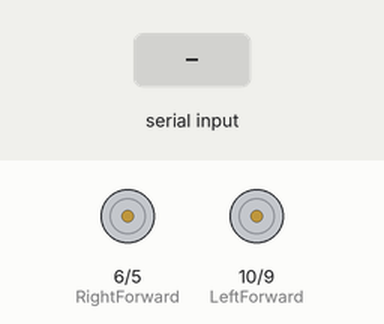
Simulated run of this sketch. Board: Arduino Uno, built with avr-gcc and run on an emulated ATmega328P. Parts: motor-driver pin pairs drawn as motors (green arrow = first pin HIGH = forward, orange = second pin HIGH = backward, longer = more drive). The test bench sets the inputs (shaded band). What the sketch prints to the serial monitor is not drawn.

Above: at 1.2 s.
1.3 s: "Right 1\n" received over Serial
At 2.5 s:
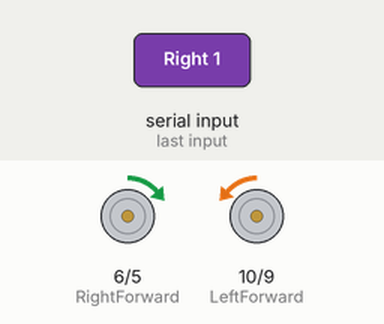
2.8 s: "Left 1\n" received over Serial
At 3.5 s:
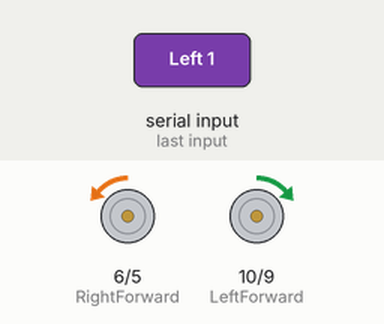
4.3 s: "Right 150\n" received over Serial
At 4.8 s:
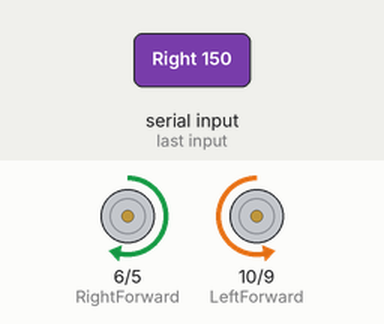
5.8 s: "Left 150\n" received over Serial
At 7.0 s:
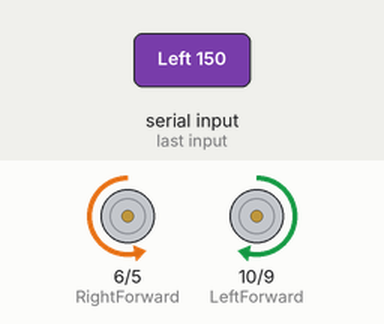
7.3 s: "Forward 1\n" received over Serial
At 8.5 s:
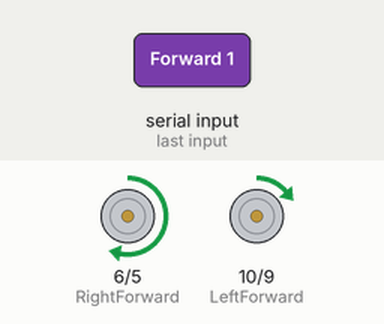
8.8 s: "Backward 1\n" received over Serial
At 9.7 s:
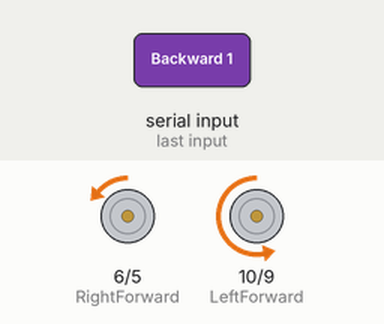
Timing chart, 0 to 11.3 s (numbered marks = the images above; inputs shaded):
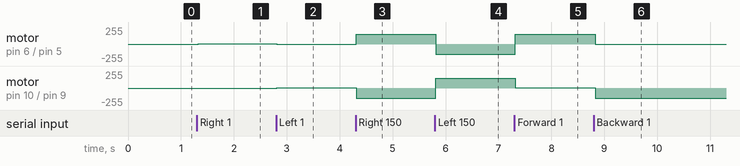

The sketch:

ArduinoControl.ino
```cpp
int echoPin = 8;
int trigPin = 7;
int RightForward = 6;
int RightBackward = 5;
int LeftForward = 10;
int LeftBackward = 9;
int TurnTime1 = 0;
int TurnTime2 = 0;
int TurnTime3 = 0;
int autodrive = 0;
int distanceEnabled = 0;
long duration, distance, averagedistance;

int nextAction = 1;

int closedistance = 20;

char inByte = 0;

//#include <SoftwareSerial.h>// import the serial library

//SoftwareSerial HC05(2, 4); // RX, TX

void setup() {
    Serial.begin(9600);
    pinMode(trigPin, OUTPUT);
    pinMode(echoPin, INPUT);
    pinMode(RightForward, OUTPUT);
    pinMode(LeftForward, OUTPUT);
    pinMode(RightBackward, OUTPUT);
    pinMode(LeftBackward, OUTPUT);


    }
void Move(int RightF, int RightB, int LeftF, int LeftB)
{
  digitalWrite(RightForward, 0);
  digitalWrite(LeftForward, 0);
  digitalWrite(RightBackward, 0);
  digitalWrite(LeftBackward, 0);
  //if (RightF > 0 and RightB > 0)
//{
 // return;
 // }
  if (LeftF > 0 and LeftB > 0)
  {
  return;
  }

  analogWrite(LeftForward, LeftF);
  analogWrite(RightForward, RightF);
  analogWrite(RightBackward, RightB);

  analogWrite(LeftBackward, LeftB);


}

void MoveFB(int Speed)
{
  if (Speed > 0)
  {
    Move(abs(Speed), 0, abs(Speed), 0);
  }
  if (Speed < 0)
  {
    Move(0, abs(Speed), 0, abs(Speed));
  }
  if (Speed == 0)
  {
    Move(0,0,0,0);
  }
}

void MoveLR(int Speed)
{
  if (Speed > 0)
  {
    Move(abs(Speed), 0, 0, abs(Speed));
  }
  if (Speed < 0)
  {
    Move(0, abs(Speed), abs(Speed), 0);
  }
}

void ToggleAutoDrive(int Auto)
{
  autodrive = Auto;
  Stop();
}
void ToggleDistanceEnabled(int DistanceEnabled)
{
  distanceEnabled = DistanceEnabled;
}

void Right(int Speed)
{
  Serial.print(distance);
  Serial.println(" R");
  MoveLR(Speed);
}
void Left(int Speed)
{
  Serial.print(distance);
  Serial.println(" L");
  MoveLR(-Speed);
}
void Forward(int Speed)
{
  Serial.print(distance);
  Serial.println(" F");
  MoveFB(Speed);
}
void Backward(int Speed)
{
  Serial.print(distance);
  Serial.println(" B");
  MoveFB(-Speed);
}
void Stop()
{
  Serial.print(distance);
  Serial.println(" S");
  MoveFB(0);
  MoveLR(0);
}
String command;

void parseCommand(String com)
        {
          String part1;
          String part2;

          part1 = com.substring(0, com.indexOf(" "));
          part2 = com.substring(com.indexOf(" ") +1);

          if(part1.equalsIgnoreCase("Right"))
          {
            Right(part2.toInt());
          }
          else if(part1.equalsIgnoreCase("Left"))
          {
            Left(part2.toInt());
          }
          else if(part1.equalsIgnoreCase("Forward"))
          {
            Forward(part2.toInt());
          }
          else if(part1.equalsIgnoreCase("Backward"))
          {
            Backward(part2.toInt());
          }
          else if(part1.equalsIgnoreCase("Stop"))
          {
            Stop();
          }
          else if(part1.equalsIgnoreCase("AutoDrive"))
          {
            ToggleAutoDrive(part2.toInt());
          }
          else if(part1.equalsIgnoreCase("DistanceEnabled"))
          {
            ToggleDistanceEnabled(part2.toInt());
          }
          else
          {
             Serial.println("Invalid CMD | " + part1);
          }


        }
int getAverageDistance(int trials)
{

         digitalWrite(trigPin, LOW);
         delayMicroseconds(2);
         digitalWrite(trigPin, HIGH);
         delayMicroseconds(10);
         digitalWrite(trigPin, LOW);
         duration = pulseIn(echoPin, HIGH);
         distance = duration*0.034/2;
         delay(200);
         return distance;

}


void loop() {

         LoopBeggining:
         //delay(200);

          if(Serial.available())
         {
          char c = Serial.read();

          if(c == '\n')
          {
            parseCommand(command);
            command = "";
          }
          else
          {
            command += c;
            goto LoopBeggining;
          }
         }


         if (distanceEnabled == 1)
         {

            distance = getAverageDistance(1);
            if (autodrive == 1)
            {
            if (distance <= closedistance )//if we are within 20 centimeters
            {
              switch(nextAction)
              {
                case 1: //1 = right

                   Right(255);
                   delay(200);
                   //Stop();
                   nextAction = 2;
                   goto LoopBeggining;
                 break;

                 case 2: // 2 = left

                   Left(255);
                   delay(400);
                   //Stop();
                   nextAction = 3;
                   goto LoopBeggining;
                 break;

                 case 3: // 3 = back

                    Right(255);
                   delay(200);
                  // Stop();
                  nextAction = 4;
                   goto LoopBeggining;
                break;
                 case 4:
                   Backward(255);
                   delay(500);
                   //Stop();
                   nextAction = 1;
                   goto LoopBeggining;
                 break;
              }
            }
            else
            {
              Forward(255);
            }


         }
         else
         {
         Serial.print(distance);
         Serial.println(" M");
         }

         }
         else
         {
         Serial.print("Disabled");
         Serial.println(" M");
          }
         }
```

Measured:
- after the input at 1.3 s, motor on pin 6 (RightForward) / pin 5 (RightBackward): stopped → forward 1/255 at once; motor on pin 10 (LeftForward) / pin 9 (LeftBackward): stopped → backward 1/255 at once
- after the input at 2.8 s, motor on pin 6 (RightForward) / pin 5 (RightBackward): forward 1/255 → backward 1/255 at once; motor on pin 10 (LeftForward) / pin 9 (LeftBackward): backward 1/255 → forward 1/255 at once
- after the input at 4.3 s, motor on pin 6 (RightForward) / pin 5 (RightBackward): backward 1/255 → forward 150/255 at once; motor on pin 10 (LeftForward) / pin 9 (LeftBackward): forward 1/255 → backward 150/255 at once
- after the input at 5.8 s, motor on pin 6 (RightForward) / pin 5 (RightBackward): forward 150/255 → backward 150/255 at once; motor on pin 10 (LeftForward) / pin 9 (LeftBackward): backward 150/255 → forward 150/255 at once
- after the input at 7.3 s, motor on pin 6 (RightForward) / pin 5 (RightBackward): backward 150/255 → forward 150/255 at once; motor on pin 10 (LeftForward) / pin 9 (LeftBackward): forward 150/255 → forward 1/255 at once
- after the input at 8.8 s, motor on pin 6 (RightForward) / pin 5 (RightBackward): forward 150/255 → backward 1/255 at once; motor on pin 10 (LeftForward) / pin 9 (LeftBackward): forward 1/255 → backward 150/255 at once
